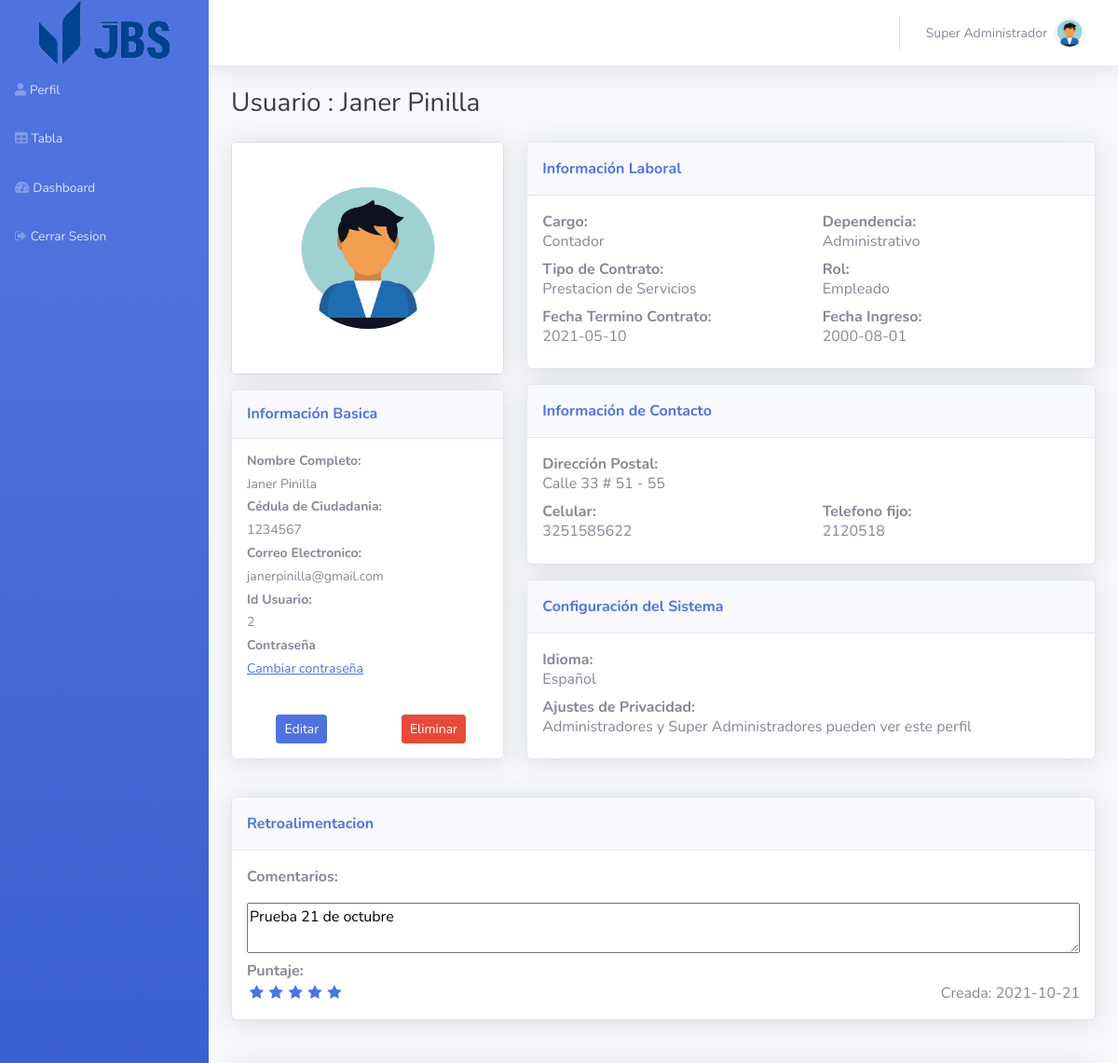
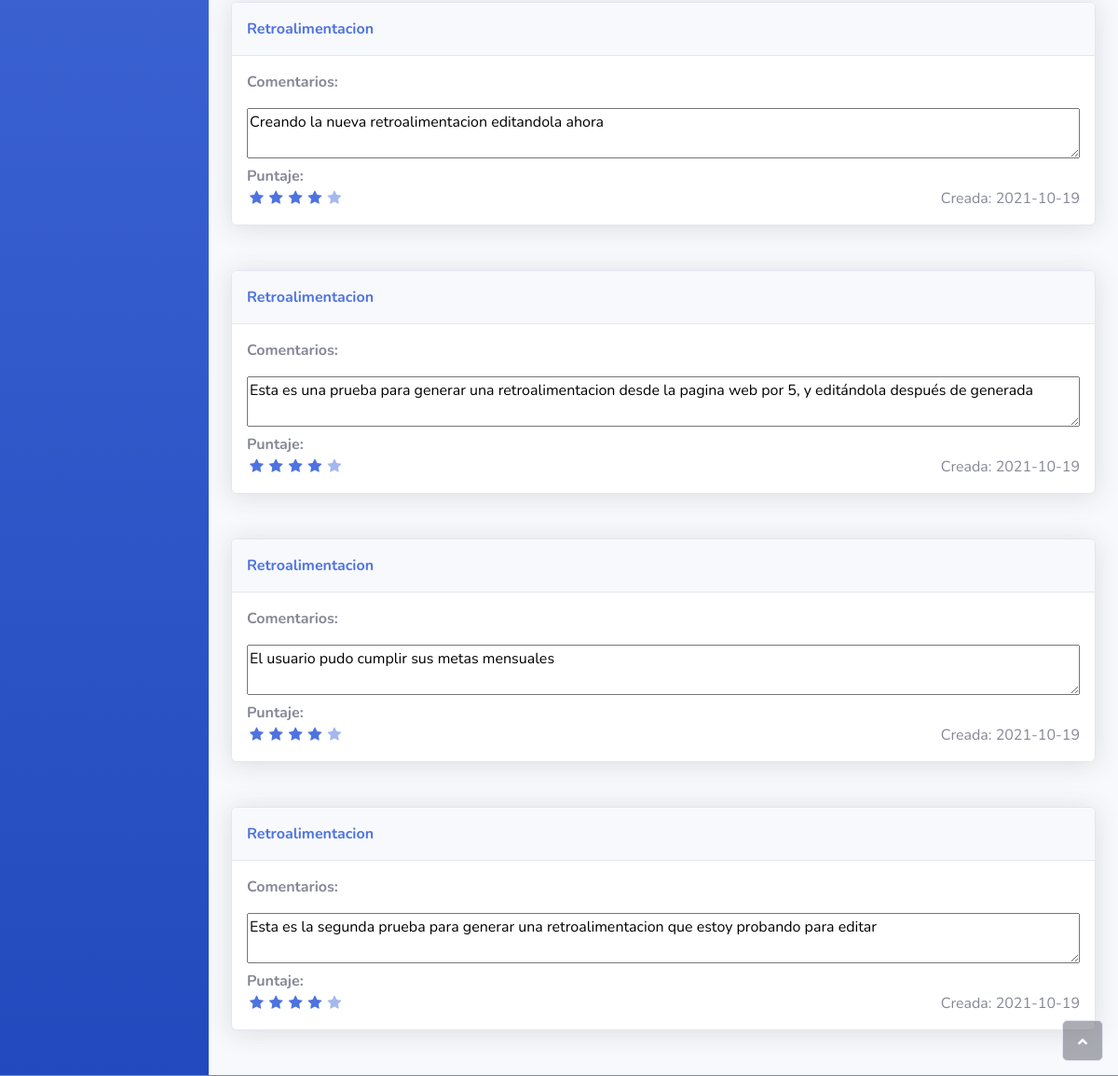
Screenshot of /system/view/2 (signed in) with the database file from the repository (2 pictures, top to bottom).
### flaskr/models/usuario.py (models this page shows, shortened)
class Usuario(UserMixin, sqla.Model):
    idUsuario = sqla.Column(sqla.Integer, primary_key=True, nullable=False)
    correo = sqla.Column(sqla.Text, nullable=False, unique=True)
    password = sqla.Column(sqla.Text, nullable=False)
    nombre = sqla.Column(sqla.Text, nullable=False)
    apellido = sqla.Column(sqla.Text, nullable=False)
    cedula = sqla.Column(sqla.Integer, nullable=False, unique=True)
    fecha_ingreso = sqla.Column(sqla.DateTime, nullable=False)
    fecha_contrato = sqla.Column(sqla.DateTime, nullable=False)
    tipo_contrato = sqla.Column(sqla.Text, nullable=False)
    cargo = sqla.Column(sqla.Text, nullable=False)
    dependencia = sqla.Column(sqla.Text, nullable=False)
    salario = sqla.Column(sqla.Float, nullable=False)
    estado = sqla.Column(sqla.Boolean, nullable=False, default=1)
    uuid = sqla.Column(sqla.String(64), nullable=False, default=lambda: str(uuid4()))
    idRol = sqla.Column(sqla.Integer, sqla.ForeignKey('rol.idRol'), nullable=False)
    nombreRol = sqla.relationship('Rol', backref=sqla.backref('usuarios', lazy=True))
    direccion = sqla.Column(sqla.String, nullable=False)
    celular = sqla.Column(sqla.Integer, nullable=False)
    telefono = sqla.Column(sqla.Integer, nullable=False)
    image = sqla.Column(sqla.Text, nullable=False)

### flaskr/models/rol.py (models this page shows)
class Rol(sqla.Model):
    idRol = sqla.Column(sqla.Integer, primary_key=True, nullable=False)
    tipo = sqla.Column(sqla.Text, nullable=False, unique=True)
    def __repr__(self):
        return self.tipo

### flaskr/models/retroalimentacion.py (models this page shows, shortened)
class Retroalimentacion(sqla.Model):
    idRetroalimentacion = sqla.Column(sqla.Integer, primary_key=True, nullable=False)
    idEmpleado = sqla.Column(sqla.Integer, sqla.ForeignKey('usuario.idUsuario'), nullable=False)
    idAdministrador = sqla.Column(sqla.Text, sqla.ForeignKey('usuario.idUsuario'), nullable=False)
    comentario = sqla.Column(sqla.Text, nullable=False)
    puntaje = sqla.Column(sqla.Integer, nullable=False)
    fecha = sqla.Column(sqla.DateTime, nullable=False, default=datetime.utcnow)

### flaskr/system.py (the view)
@bp.route("/view/<int:usuario_id>")
@login_required
@admin_required
def view(usuario_id):
    usuario = Usuario.query.filter_by(idUsuario=usuario_id, estado=1).first()
    error = None
    if not usuario:
        error = "El usuario con este id no se cnuentra en la base de datos"
    if error is None:
        if usuario.idRol == 3:
            retroalimentaciones = Retroalimentacion.query.filter_by(idEmpleado=usuario.idUsuario).order_by(Retroalimentacion.fecha.desc()).limit(5).all()
            return render_template('system/view.html',usuario=usuario, retroalimentaciones=retroalimentaciones)
        return render_template('system/view.html',usuario=usuario)
    flash(error, "danger")
    return redirect(url_for("system.table"))

### flaskr/templates/system/view.html (shortened to what this page needs)
{% extends 'base_after.html' %}
{% set active_page = 'Vista Usuario' %}
{% from "_flash_messages.html" import flash_messages %}
{% from "_retroalimentacion.html" import retroalimentacion %}
{% block container %}
<h3 class="text-dark mb-4">Usuario : {{usuario.nombre}} {{usuario.apellido}} </h3>
{% set flashes = get_flashed_messages(with_categories=true) %}
<div class="row mb-3">
    <div class="col-lg-4">
        <div class="card mb-3">
            <div class="card-body text-center shadow">
                <img class="rounded-circle mb-3 mt-4" src="{% if usuario.image %} {{ url_for('system.uploads', filename=usuario.image) }} {% else %} {{ url_for('static', filename='img/avatars/avatar.jpeg') }} {% endif %}" width="160" height="160">
            </div>
        </div>
        <div class="card shadow mb-4">
            <div class="card-header py-3">
                <h6 class="text-primary fw-bold m-0">Información Basica</h6>
            </div>
            <div class="card-body">
                <h4 class="small fw-bold">Nombre Completo: </h4>
                <h4 class="small"> {{usuario.nombre}} {{usuario.apellido}}</h4>
                <h4 class="small fw-bold">Cédula de Ciudadania: </h4>
                <h4 class="small"> {{usuario.cedula}} </h4>
                <h4 class="small fw-bold">Correo Electronico:</h4>
                <h4 class="small"> {{usuario.correo }} </h4>
                <h4 class="small fw-bold">Id Usuario:</h4>
                <h4 class="small">{{usuario.idUsuario}} </hh4>
                <h4 class="small fw-bold">Contraseña<br></h4>
                <a class="card-link" href="{{url_for('system.nueva_contrasena')}}" target="_blank"onclick="return confirm(&#39;Se enviara una nueva contraseña al correo del usuario ?&#39;)">
                    <h4 class="small">Cambiar contraseña</h4>
                </a>
            </div>
            <div class="card-body">
                <div class="row">
                    <div class="col" style="text-align: center;">
                        <a class="btn btn-primary btn-sm" role="button" style="margin: auto;" href="{{ url_for('system.edit', usuario_id=usuario.idUsuario) }}">Editar</a>
                    </div>
                    <div class="col" style="text-align: center;">
                        <a class="btn btn-danger btn-sm" role="button" style="margin: auto;" href="{{ url_for('system.delete', usuario_id=usuario.idUsuario) }}" onclick="return confirm(&#39;Esta seguro de eliminar a este usuario?&#39;);">Eliminar</a>
                    </div>
                </div>
            </div>
        </div>
    </div>
    <div class="col-lg-8">
        <div class="row">
            <div class="col">
                <div class="card shadow mb-3">
                    <div class="card-header py-3">
                        <p class="text-primary m-0 fw-bold">Información Laboral</p>
                    </div>
                    <div class="card-body">
                        <div class="row">
                            <div class="col" style="text-align: left;margin: auto;">
                                <div>
                                    <p class="text-secondary fw-bold" style="margin: auto;">Cargo:</p>
                                    <h6> {{usuario.cargo}} </h6>
                                </div>
                            </div>
                            <div class="col" style="text-align: left;margin: auto;">
                                <div>
                                    <p class="text-secondary fw-bold" style="margin: auto;">Dependencia:</p>
                                    <h6> {{usuario.dependencia}} </h6>
                                </div>
                            </div>
                        </div>
                        <div class="row">
                            <div class="col" style="text-align: left;margin: auto;">
                                <div>
                                    <p class="text-secondary fw-bold" style="margin: auto;">Tipo de Contrato:</p>
                                    <h6> {{usuario.tipo_contrato}} </h6>
                                </div>
                            </div>
                            <div class="col" style="text-align: left;margin: auto;">
                                <div>
                                    <p class="text-secondary fw-bold" style="margin: auto;">Rol:</p>
                                    <h6> {{usuario.nombreRol}} </h6>
                                </div>
                            </div>
                        </div>
                        <div class="row">
                            <div class="col" style="text-align: left;margin: auto;">
                                <div>
                                    <p class="text-secondary fw-bold" style="margin: auto;">Fecha Termino Contrato:</p>
                                    <h6> {{usuario.fecha_contrato.strftime('%Y-%m-%d')}} </h6>
                                </div>
                            </div>
                            <div class="col" style="text-align: left;margin: auto;">
                                <div>
                                    <p class="text-secondary fw-bold" style="margin: auto;">Fecha Ingreso:</p>
                                    <h6> {{usuario.fecha_ingreso.strftime('%Y-%m-%d')}} </h6>
                                </div>
                            </div>
                        </div>
                    </div>
                </div>
                <div class="card shadow" style="margin-bottom: 16px;">
                    <div class="card-header py-3">
                        <p class="text-primary m-0 fw-bold">Información de Contacto</p>
                    </div>
                    <div class="card-body">
                        <div>
                            <p class="text-secondary fw-bold" style="margin: auto;">Dirección Postal:</p>
                            <h6>{{usuario.direccion}}</h6>
                        </div>
                        <div class="row">
                            <div class="col" style="text-align: left;margin: auto;">
                                <div>
                                    <p class="text-secondary fw-bold" style="margin: auto;">Celular:</p>
                                    <h6>{{usuario.celular}}</h6>
                                </div>
                            </div>
                            <div class="col" style="text-align: left;margin: auto;">
                                <div>
                                    <p class="text-secondary fw-bold" style="margin: auto;">Telefono fijo:</p>
                                    <h6>{{usuario.telefono}}</h6>
                                </div>
                            </div>
                        </div>
                    </div>
                </div>
            </div>
        </div>
        <div class="card shadow">
            <div class="card-header py-3">
                <p class="text-primary m-0 fw-bold">Configuración del Sistema</p>
            </div>
            <div class="card-body">
                <div>
                    <p class="text-secondary fw-bold" style="margin: auto;">Idioma:</p>
                    <h6>Español</h6>
                </div>
                <div>
                    {% if usuario.idRol == 3 %}
                        <p class="text-secondary fw-bold" style="margin: auto;">Ajustes de Privacidad:</p>
                        <h6>Administradores y Super Administradores pueden ver este perfil&nbsp;</h6>
                    {% else %}
                        <p class="text-secondary fw-bold" style="margin: auto;">Ajustes de Privacidad:</p>
                        <h6>Solo los Super Administradores pueden ver este perfil&nbsp;</h6>
                    {% endif %}
                </div>
            </div>
        </div>
    </div>
</div>
{% if usuario.idRol == 3 %}
{{ retroalimentacion(retroalimentaciones, editable=false) }}
{% endif %}
{% endblock %}

### flaskr/templates/base_after.html (shortened to what this page needs)
{% extends 'base.html' %}
{% block body %}
<body id="page-top" style="border-bottom-width: 1px;border-bottom-style: solid;">
    <div id="wrapper">
        <nav class="navbar navbar-dark align-items-start sidebar sidebar-dark accordion bg-gradient-primary p-0" >
            <div class="container-fluid d-flex flex-column p-0">
                <a class="navbar-brand d-flex justify-content-center align-items-center sidebar-brand m-0" >
                    <img src="/static/img/logo.png" class="img-fluid" style="width: 150px;" alt="Responsive image">
                </a>
                <ul class="navbar-nav text-light" id="accordionSidebar">
                    <li class="nav-item"><a class="nav-link {{'active' if active_page == 'Profile' else ''}}" href="{{ url_for('system.profile') }}"><i class="fas fa-user"></i><span>Perfil</span></a></li>
                    {% if current_user.idRol == 1 or current_user.idRol == 2 %}
                    <li class="nav-item"><a class="nav-link {{'active' if active_page == 'Table' else ''}}" href="{{ url_for('system.table') }}"><i class="fas fa-table"></i><span>Tabla</span></a></li>
                    <li class="nav-item"><a class="nav-link {{'active' if active_page == 'Dashboard' else ''}}" href="{{ url_for('system.dashboard') }}"><i class="fas fa-tachometer-alt"></i><span>Dashboard</span></a></li>
                    {% endif %}
                    <li class="nav-item"><a class="nav-link " href="{{ url_for('auth.logout') }}"><i class="fa fa-sign-out"></i><span>Cerrar Sesion</span></a></li>
                </ul>
            </div>
        </nav>
        <div class="d-flex flex-column" id="content-wrapper">
            <div id="content">
                <nav class="navbar navbar-light navbar-expand bg-white shadow mb-4 topbar static-top">
                    <div class="container-fluid">
                        <ul class="navbar-nav flex-nowrap ms-auto">
                            <li class="nav-item dropdown no-arrow">
                                <div class="nav-item dropdown no-arrow">
                                    <a class="dropdown-toggle nav-link" aria-expanded="false" data-bs-toggle="dropdown" href="#">
                                        <span class="d-none d-lg-inline me-2 text-gray-600 small">{{current_user.nombre}} {{ current_user.apellido }}</span>
                                        <img class="rounded-circle border img-profile" src="{% if current_user.image %} {{ url_for('system.uploads', filename=current_user.image) }} {% else %} {{ url_for('static', filename='img/avatars/avatar.jpeg') }} {% endif %}">
                                    </a>
                                </div>
                            </li>
                        </ul>
                    </div>
                </nav>
                <div class="container-fluid">
                    {% block container %} {% endblock %}
                </div>
            </div>
        </div>
        <a class="border rounded d-inline scroll-to-top" href="#page-top">
            <i class="fas fa-angle-up"></i>
        </a>
    </div>
</body>
{% endblock %}

### flaskr/templates/_retroalimentacion.html
{% macro retroalimentacion(retroalimentaciones, editable) %}
{% for r in retroalimentaciones %}
        <div class="card shadow mb-5">
            <div class="card-header py-3">
                <p class="text-primary m-0 fw-bold">Retroalimentacion</p>
            </div>
                <div class="card-body">
                    <div class="mb-3" style="margin-bottom: 6px;">
                        <p class="text-secondary fw-bold" style="margin: auto;">Comentarios:</p>
                    </div>
                    <div>
                        <textarea readonly id="signature" style="width: 100%;height: 100%;">{{ r.comentario }}</textarea>
                    </div>
                    <div class="col">
                        <p class="text-secondary fw-bold" style="margin: auto;">Puntaje:</p>
                        <div class="row">
                            <div class="col" >
                                <div class="stars disabled">
                                    {% for x in range(1,6) %}
                                        {% if x <= r.puntaje %}
                                            <i class="fa fa-star active" id="score"></i>
                                        {% else %}
                                            <i class="fa fa-star" id="score"></i>
                                        {% endif %}
                                    {% endfor %}
                                </div>
                            </div>
                            <div class="col" style="text-align: right;margin: auto;">
                                Creada: {{r.fecha.strftime('%Y-%m-%d')}}
                            </div>
                        </div>
                    </div>
                </div>
        </div>
{% endfor %}
{% endmacro %}

### rows the page displays
Usuario: nombre "Super", apellido "Administrador"
Usuario: nombre "Janer", apellido "Pinilla", cedula "1234567", correo "janerpinilla@gmail.com", idUsuario "2", cargo "Contador", dependencia "Administrativo", tipo_contrato "Prestacion de Servicios", fecha_contrato "2021-05-10", fecha_ingreso "2000-08-01", direccion "Calle 33 # 51 - 55", celular "3251585622", telefono "2120518"
Rol: nombreRol "Empleado"
Retroalimentacion: comentario "Prueba 21 de octubre", puntaje 5 (drawn), fecha "2021-10-21"
Retroalimentacion: comentario "Creando la nueva retroalimentacion editandola ahora", puntaje 4 (drawn), fecha "2021-10-19"
Retroalimentacion: comentario "Esta es una prueba para generar una retroalimentacion desde la pagina web por 5, y editándola después de generada", puntaje 4 (drawn), fecha "2021-10-19"
Retroalimentacion: comentario "El usuario pudo cumplir sus metas mensuales", puntaje 4 (drawn), fecha "2021-10-19"
Retroalimentacion: comentario "Esta es la segunda prueba para generar una retroalimentacion que estoy probando para editar", puntaje 4 (drawn), fecha "2021-10-19"
